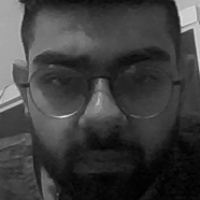
#> input picture Projects/facerecog/face/user1.jpg, 200 x 200 px
$ python Facial_Recognition2.py
#> lines starting #> are read from the running program, lines starting #| are printed output that depends on the picture; after the words box and inside, x2 and y2 are one past the last pixel; in counts of white or black regions, pixels touching at a corner belong together
import cv2
import numpy as np
from os import listdir
from os.path import isfile, join

data_path = 'face/'
onlyfiles = [f for f in listdir(data_path) if isfile(join(data_path,f))]

Training_Data =[]
Labels = []

for i, files in enumerate(onlyfiles):
    image_path = data_path + onlyfiles[i]
    images = cv2.imread(image_path, cv2.IMREAD_GRAYSCALE)
#> images is the input picture: shape (200, 200); min 0, max 231, mean 61.8
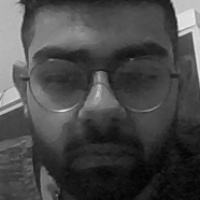
#> input picture Projects/facerecog/face/user12.jpg, 200 x 200 px, given in place of the camera
#> further down, frame is the input picture: shape (200, 200, 3); min 3, max 235, mean 71.6
    Training_Data.append(np.asarray(images, dtype =np.uint8))
    Labels.append(i)

Labels = np.asarray(Labels, dtype=np.int32)

#model = cv2.face.LBPHFaceRecognizer()
model = cv2.face.LBPHFaceRecognizer_create()
    #   createEigenFaceRecognizer
model.train(np.asarray(Training_Data), np.asarray(Labels))

print("Model Train Complete !!!")

face_classifier = cv2.CascadeClassifier('haarcascade_frontalface_default.xml')

def face_detector(img, size = 0.5 ):
#> called with size = 0.5
    gray = cv2.cvtColor(img,cv2.COLOR_BGR2GRAY)
    faces =face_classifier.detectMultiScale(gray,1.3,5)
#> faces = [[12, 14, 177, 177]]

    if faces is():
        return img, []

    for (x,y,w,h) in faces:
        cv2.rectangle(img, (x,y),(x+w,y+h),(0,255,255),2)
        roi = img[y:y+h, x:x+w]
        roi = cv2.resize(roi, (200,200))
#> this loop made 1 pass
#> pass 1, in face_detector, `roi = img[y:y+h, x:x+w]`:
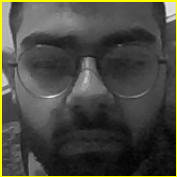
#> roi: shape (177, 177, 3); mean B, G, R 64.5, 73.1, 73.1
#> pass 1, in face_detector, `roi = cv2.resize(roi, (200,200))`:
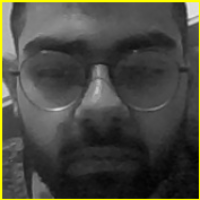
#> roi: shape (200, 200, 3); mean B, G, R 64.4, 73.1, 73.1
#> after the loop:
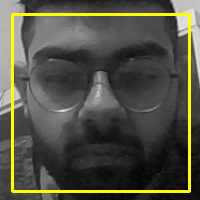
#> img: shape (200, 200, 3); 5.3% of pixels changed, all inside (x1, y1, x2, y2) = (11, 13, 191, 193)

    return img,roi

cap =cv2.VideoCapture(0)

while True:
    ret,frame = cap.read()

    image, face = face_detector(frame)
    try:
        face = cv2.cvtColor(face, cv2.COLOR_BGR2GRAY)
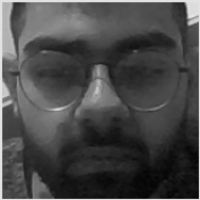
#> face: shape (200, 200); min 4, max 231, mean 72.1
        result = model.predict(face)
#> result = (3, 38.53)
        if result[1] < 500:
            confidence = (100*(1-(result[1])/300))
#> confidence = 87.16

            display_string = str(confidence)+'% Confidence it is user'
#> display_string = '87.15540063581831% Confidence it is user'
        cv2.putText(image,display_string, (100,120), cv2.FONT_HERSHEY_COMPLEX,1,(250,120,255),2)
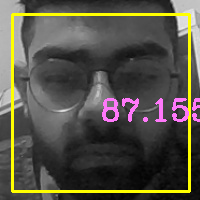
#> image: shape (200, 200, 3); 2.11% of pixels changed, all inside (x1, y1, x2, y2) = (102, 98, 200, 122)

        if confidence > 85 :
            cv2.putText(image, "Authorised Person", (250,450), cv2.FONT_HERSHEY_COMPLEX,1,(0,255,0),2)
            cv2.imshow('Face Cropper', image)
        else:
            cv2.putText(image, "Unauthorised Person", (250,450), cv2.FONT_HERSHEY_COMPLEX,1,(0,0,255),2)
            cv2.imshow('Face Cropper', image)

    except:
        cv2.putText(image, "Face not found", (250,450), cv2.FONT_HERSHEY_COMPLEX,1,(255,0,0),2)
        #cv2.putText(image, "locked", (250,450), cv2.FONT_HERSHEY_COMPLEX,1,(0,255,0),2)

        cv2.imshow('Face Cropper', image)
        pass


    if cv2.waitKey(1)==13:
#> (key Esc is pressed here)
        break

cap.release()
cv2.destroyAllWindows()
